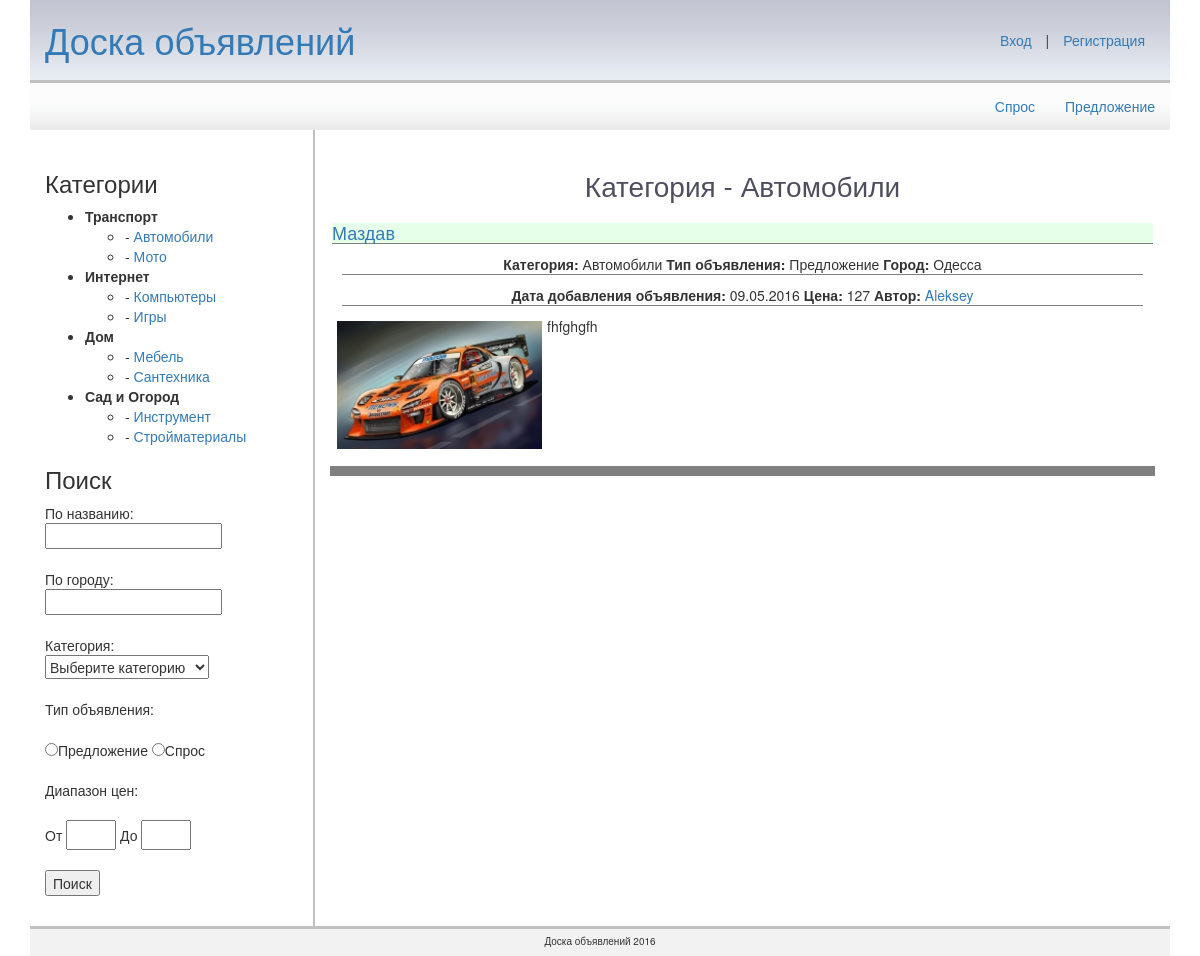
The app's page /?action=categories&id_cat=5 with its own data.
### tables this page shows
CREATE TABLE `mes_razd` (
  `id` tinyint(3) UNSIGNED NOT NULL,
  `name` varchar(255) NOT NULL
);

CREATE TABLE `mes_categories` (
  `id` tinyint(3) UNSIGNED NOT NULL,
  `name` varchar(255) NOT NULL,
  `parent_id` tinyint(4) NOT NULL DEFAULT '0'
);

CREATE TABLE `mes_post` (
  `id` int(10) UNSIGNED NOT NULL,
  `title` varchar(255) NOT NULL,
  `text` text NOT NULL,
  `date` int(11) NOT NULL,
  `id_user` int(11) NOT NULL,
  `id_categories` tinyint(4) NOT NULL,
  `id_razd` tinyint(4) NOT NULL,
  `town` varchar(255) NOT NULL,
  `img` varchar(50) NOT NULL,
  `confirm` enum('0','1') NOT NULL DEFAULT '0',
  `time_over` int(11) NOT NULL,
  `is_actual` enum('0','1') NOT NULL DEFAULT '1',
  `price` tinyint(10) NOT NULL,
  `img_s` varchar(255) DEFAULT NULL
);

CREATE TABLE `mes_users` (
  `user_id` int(10) UNSIGNED NOT NULL,
  `login` varchar(255) NOT NULL,
  `password` varchar(32) NOT NULL,
  `name` varchar(255) NOT NULL,
  `hash` varchar(32) NOT NULL,
  `confirm` enum('0','1') NOT NULL DEFAULT '0',
  `sess` varchar(32) DEFAULT NULL,
  `email` varchar(255) NOT NULL,
  `id_role` tinyint(4) NOT NULL DEFAULT '3'
);

### index.php (called while the page is built, shortened)
<?php
include "functions.php";
$categories = get_categories();
$razd = get_razdel();
$user = check_user();
$action = clear_str($_GET['action']);
if(file_exists(ACTIONS.$action.".php")) {
    include ACTIONS.$action.".php";
} else {
    include ACTIONS."main.php";
}
if ( $action != 'categories' ) {
    $m_action = "main";
}
else {
    $m_action = $action;
}
include TEMPLATE."/index.php";
?>

### actions/categories.php (called while the page is built, shortened)
<?php
    if ( $_GET['id_cat'] ) {
        $id_cat = (int)$_GET['id_cat'];
    }
	if ( $_GET['page'] ) {
		$page = (int)$_GET['page'];
		if ( !$page ) {
			$page = 1;
		}
	}
	else {
		$page = 1;
	}
	$count_mess = count_mess($id_r,$id_cat );
    foreach ( $categories as $item ) {
        if ( array_key_exists($id_cat, $item['next']) ) {
            $cat_name = $item['next'][$id_cat];
            break;
        }
    }
	if ( $count_mess ) {
		$text = get_mess($id_r,$id_cat,$page,PERPAGE);
		if ( is_array($text) ) {
    		$text = small_text($text);
    	}
		$navigation = get_navigation($page,$count_mess,PERPAGE);
	}
	$content = render(TEMPLATE."categories.tpl",array(
										"text" 		 => $text,
										"navigation" => $navigation,
										"id_r" 		 =>	$id_r,
										"name_razd"	 => $name_razd,
                                        "cat_name"   => $cat_name,
                                        "id_cat"     => $id_cat
										));
?>

### template/default/categories.tpl.php (the view, shortened to what this page needs)
<h3 class="title_page">Категория - <?= $cat_name; ?></h3>
<?php if ($text) : ?>
    <?php foreach ( $text as $item ) : ?>
        <div class="t_mess">
            <h4 class="title_p_mess">
                <a href="?action=view_mess&id=<?=$item['id'];?>"><?=$item['title'];?></a>
            </h4>
            <p class="p_mess_cat">
                <strong>Категория: </strong><?=$item['cat'];?>
                <strong>Тип объявления: </strong><?=$item['razd'];?>
                <strong>Город: </strong> <?=$item['town'];?>
            </p>
            <p class="p_mess_cat">
                <strong>Дата добавления объявления: </strong><?=date("d.m.Y",$item['date']);?>
                <strong>Цена: </strong><?=$item['price'];?>
                <strong>Автор: </strong><a href="mailto:<?=$item['email'];?>"><?=$item['uname'];?></a>
            </p>
            <p class="mess_desc">
                <img class="mini_mess" src="<?=SITE_NAME."/".MINI.$item['img'];?>">
                <?=nl2br($item['text']);?>
            </p>
        </div>
    <?php endforeach; ?>
<?php else : ?>
    <p>Объявлений нет</p>
<?php endif; ?>

### functions.php (shortened to what this page needs)
<?php
    function clear_str($str) {
        return trim(strip_tags($str));
    }
    function render($part,$param = array()) {
        extract($param);
        if(!include($part.".php")) {
            exit('Нет такого шаблона');
        }
        return ob_get_clean();
    }
    function check_user() {
        $connect = mysqli_connect(DB_HOST,DB_USER,DB_PASSWORD) or die(mysqli_error($connect));
        mysqli_select_db($connect,DB_NAME);
        if( isset($_SESSION['sess'])) {
            $sess = $_SESSION['sess'];
            $sql = "SELECT user_id,name,id_role
                    FROM ".PREF."users
                    WHERE sess='$sess'";
            $result = mysqli_query($connect,$sql);
            if( !$result || mysqli_num_rows($result) < 1 ) {
                return FALSE;
            }
            return mysqli_fetch_assoc($result);
        }
        else {
            return FALSE;
        }
    }
    function get_razdel() {
        $connect = mysqli_connect(DB_HOST,DB_USER,DB_PASSWORD) or die(mysqli_error($connect));
        mysqli_select_db($connect,DB_NAME);
        mysqli_set_charset($connect, "utf8");
        $sql = "SELECT id,name FROM ".PREF."razd";
        $result = mysqli_query($connect,$sql);
        return get_result($result);
    }
    function get_result($result) {
        $row = array();
        for($i = 0;mysqli_num_rows($result) > $i;$i++) {
            $row[] = mysqli_fetch_array($result,MYSQL_ASSOC);
        }
        return $row;
    }
    function get_categories() {
        $connect = mysqli_connect(DB_HOST,DB_USER,DB_PASSWORD) or die(mysqli_error($connect));
        mysqli_select_db($connect,DB_NAME);
        mysqli_set_charset($connect, "utf8");
        $sql = "SELECT id,name,parent_id FROM ".PREF."categories";
        $result = mysqli_query($connect,$sql);
        $categories = array();
        for($i = 0; mysqli_num_rows($result) > $i;$i++) {
            $row = mysqli_fetch_array($result);
            if(!$row['parent_id']) {
                $categories[$row['id']][] = $row['name'];
            }
            else {
                $categories[$row['parent_id']]['next'][$row['id']] = $row['name'];
            }
        }
        return $categories;
    }
    function small_text($text) {
        $row = array();
        foreach ( $text as $value ) {
            $row[] = $value;
        }
        return $row;
    }
    function count_mess( $id_r = FALSE, $id_c = FALSE ) {
    	$connect = mysqli_connect(DB_HOST,DB_USER,DB_PASSWORD) or die(mysqli_error($connect));
        mysqli_select_db($connect,DB_NAME);
        mysqli_set_charset($connect, "utf8");
        $sql = "SELECT COUNT(*) as count FROM ".PREF."post WHERE confirm='1' AND is_actual='1'";
        if ( $id_c ) {
        	$sql .= " AND id_categories='$id_c'";
        }
        $result = mysqli_query($connect,$sql);
        $row = get_result($result);
        return $row[0]['count'];
    }
    function get_mess( $id_r = FALSE, $id_c = FALSE, $page, $perpage ) {
    	$connect = mysqli_connect(DB_HOST,DB_USER,DB_PASSWORD) or die(mysqli_error($connect));
        mysqli_select_db($connect,DB_NAME);
        mysqli_set_charset($connect, "utf8");
        $start = ($page-1)*$perpage;
        $sql = "SELECT
                    ".PREF."post.id,
                    ".PREF."post.title,
                    img,
                    text,
                    date,
                    town,
                    price,
                    ".PREF."post.confirm,
                    is_actual,
                    time_over,
                    ".PREF."users.name AS uname,
                    ".PREF."users.email,
                    ".PREF."categories.name AS cat,
                    ".PREF."razd.name AS razd
                FROM ".PREF."post
                LEFT JOIN ".PREF."users ON ".PREF."users.user_id = ".PREF."post.id_user
                LEFT JOIN ".PREF."categories ON ".PREF."categories.id = ".PREF."post.id_categories
                LEFT JOIN ".PREF."razd ON ".PREF."razd.id = ".PREF."post.id_razd
                WHERE ".PREF."post.confirm ='1' AND ".PREF."post.is_actual='1'";
        if ( $id_c ) {
        	$sql .= " AND id_categories='$id_c'";
        }
        $sql .= "ORDER by date DESC";
        $sql .= " LIMIT $start,$perpage";
        $result = mysqli_query($connect,$sql);
        return get_result($result);
    }
    function get_navigation($page,$count_mess,$perpage) {
        $n_pages = (int)($count_mess/$perpage);
        if ( $count_mess%$perpage != 0 ) {
        	$n_pages++;
        }
        if ( $count_mess < $perpage || $page > $n_pages ) {
        	return FALSE;
        }
        $result = array();
        $result['current'] = $page;
        return $result;
    }
?>

### template/default/header.tpl.php (shortened to what this page needs)
<!DOCTYPE html>
<html lang="en">
<head>
    <link rel="stylesheet" type="text/css" href="<?=TEMPLATE;?>css/normalize.css">
    <link rel="stylesheet" href="https://maxcdn.bootstrapcdn.com/bootstrap/3.3.6/css/bootstrap.min.css">
    <link rel="stylesheet" type="text/css" href="<?=TEMPLATE;?>css/custom.css">
</head>
<body>
<div class="wrapper container">
    <header class="container-fluid">
        <h1 class="site_logo"><a href="<?=SITE_NAME;?>">Доска объявлений</a></h1>
        <div class="authentication">
            <?php if(!$user) : ?>
                <a href="?action=login">Вход</a>
                |
                <a href="?action=registration">Регистрация</a>
            <?php else :?>
                <span class="user_name">Добро пожаловать <strong><?= $user['name']; ?></strong> </span> | <a href="?action=login&logout=1">Выход</a>
            <?php endif; ?>
        </div>
    </header>

### template/default/menu.tpl.php (shortened to what this page needs)
<nav>
	<? if($razd && is_array($razd)) :?>
		<? foreach($razd as $item) :?>
			<a href="?action=<?= $m_action; ?>&amp;id_r=<?= $item['id']; ?>&id_cat=<?= $id_cat; ?>"><?= $item['name']; ?></a>
		<? endforeach;?>
	<? endif;?>
</nav>

### template/default/index.php
<?php
include "header.tpl.php";
include "menu.tpl.php";
?>
<main>
	<aside class="sidebar col-md-3">
		<?php include "side_bar.tpl.php";?>
	</aside>
	<section class="content col-md-9">
		<?=$content;?>
	</section>
</main>
<div class="clearfix"></div>
<?php include "footer.tpl.php";?>

### template/default/side_bar.tpl.php (shortened to what this page needs)
<div>
    <h3>Категории</h3>
    <ul class="categories">
        <?php if(is_array($categories)):?>
            <?php foreach($categories as $key=>$value):?>
                <?php if($value['next']) :?>
                    <li><strong><?=$value[0];?></strong></li>
                    <ul>
                        <?php foreach($value['next'] as $k=>$v):?>
                            <li>- <a href="?action=categories&id_cat=<?=$k?>"><?=$v;?></a></li>
                        <?php endforeach;?>
                    </ul>
                <?php endif;?>
            <?php endforeach;?>
        <?php endif;?>
    </ul>
</div>
<div>
    <h3>Поиск</h3>
    <form method="GET">
        По названию:<br>
        <input name="search" type="text" />
        <br>
        <br>
        По городу:<br>
        <input name="search-town" type="text" />
        <br>
        <br>
        Категория:<br>
        <select name="id_categories">
            <option selected="selected" value="">Выберите категорию</option>
        </select>
        <br>
        <br>
        Тип объявления:<br><br>
        <input name="id_razd" value="1" type="radio">Предложение
        <input name="id_razd" value="2" type="radio">Спрос
        <br><br>
        Диапазон цен:<br><br>
        От <input name="p_min" class="p_search" type="text">	До <input name="p_max" class="p_search" type="text">
        <br><br>
        <input value="Поиск" type="submit">
    </form>
</div>

### template/default/footer.tpl.php
		<footer>
			<p class="footer_text">Доска объявлений 2016</p>
		</footer>
	</div>
</body>
</html>

### template/default/css/custom.css (style rules this page uses)
header { height:80px; width:100%; background-image:url(../images/header.png); background-repeat:repeat-x; padding-top:20px; }
header h1.site_logo { display: inline; }
header .authentication { float:right; line-height: 40px; }
header .authentication a { margin:10px; }
nav { border-top:3px solid #c0c0c0; background:url(../images/menu.png) repeat-x; height: 50px; }
nav a { float: right; line-height: 47px; padding: 0 15px; }
main aside { border-right:2px solid #c0c0c0; padding-top: 20px; padding-bottom: 30px; }
main section { padding-top: 20px; padding-bottom: 30px; }
main section .title_page { text-align: center; font-size:28px; color:#4e4e5f; }
main section .t_mess { border-bottom:10px solid gray; width:100%; padding:2px; }
main section .t_mess .title_p_mess { background-color:#e6ffe8; border-bottom:1px solid gray; }
main section .t_mess .p_mess_cat { border-bottom: 1px solid gray; text-align: center; margin: 10px 10px; }
main section .t_mess .mess_desc { display: inline-block; }
main section .mini_mess { margin:5px; width:205px; float:left; }
.p_search { width:50px; padding:3px; }
footer { border-top:3px solid #c0c0c0; height:30px; background-color:#f2f2f2; }
footer p { margin:5px; text-align:center; font-size:10px; }

### records on screen
mes_razd: name "Предложение"
mes_razd: name "Спрос"
mes_categories: name "Автомобили"
mes_post: title "Маздав", mes_categories.name "Автомобили", mes_razd.name "Предложение", town "Одесса", date "09.05.2016", price "127", id_user.name "Aleksey", img (picture), text "fhfghgfh"

### other values on screen
$value[0] "Транспорт"
$v "Автомобили"
$v "Мото"
$value[0] "Интернет"
$v "Компьютеры"
$v "Игры"
$value[0] "Дом"
$v "Мебель"
$v "Сантехника"
$value[0] "Сад и Огород"
$v "Инструмент"
$v "Стройматериалы"
